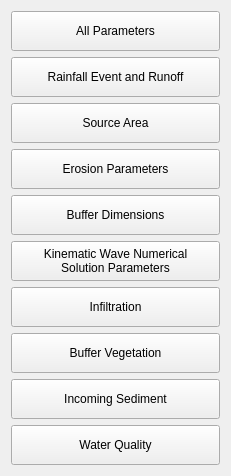
                    <widget class="QWidget" name="scrollAreaWidgetContents_14">
                     <property name="geometry">
                      <rect>
                       <x>0</x>
                       <y>0</y>
                       <width>231</width>
                       <height>474</height>
                      </rect>
                     </property>
                     <layout class="QGridLayout" name="gridLayout_82">
                      <item row="1" column="0">
                       <layout class="QVBoxLayout" name="verticalLayout_20">
                        <property name="spacing">
                         <number>6</number>
                        </property>
                        <item>
                         <widget class="QPushButton" name="all_parameters_2">
                          <property name="minimumSize">
                           <size>
                            <width>0</width>
                            <height>40</height>
                           </size>
                          </property>
                          <property name="text">
                           <string>All Parameters</string>
                          </property>
                         </widget>
                        </item>
                        <item>
                         <widget class="QPushButton" name="rainfall_event_2">
                          <property name="minimumSize">
                           <size>
                            <width>0</width>
                            <height>40</height>
                           </size>
                          </property>
                          <property name="text">
                           <string>Rainfall Event and Runoff</string>
                          </property>
                         </widget>
                        </item>
                        <item>
                         <widget class="QPushButton" name="source_area_2">
                          <property name="minimumSize">
                           <size>
                            <width>0</width>
                            <height>40</height>
                           </size>
                          </property>
                          <property name="text">
                           <string>Source Area</string>
                          </property>
                         </widget>
                        </item>
                        <item>
                         <widget class="QPushButton" name="erosion_parameters_2">
                          <property name="minimumSize">
                           <size>
                            <width>0</width>
                            <height>40</height>
                           </size>
                          </property>
                          <property name="text">
                           <string>Erosion Parameters</string>
                          </property>
                         </widget>
                        </item>
                        <item>
                         <widget class="QPushButton" name="buffer_dimensions_2">
                          <property name="minimumSize">
                           <size>
                            <width>0</width>
                            <height>40</height>
                           </size>
                          </property>
                          <property name="text">
                           <string>Buffer Dimensions</string>
                          </property>
                         </widget>
                        </item>
                        <item>
                         <widget class="QPushButton" name="kinematic_wave_2">
                          <property name="minimumSize">
                           <size>
                            <width>0</width>
                            <height>40</height>
                           </size>
                          </property>
                          <property name="text">
                           <string>Kinematic Wave Numerical 
Solution Parameters</string>
                          </property>
                         </widget>
                        </item>
                        <item>
                         <widget class="QPushButton" name="infiltration_2">
                          <property name="minimumSize">
                           <size>
                            <width>0</width>
                            <height>40</height>
                           </size>
                          </property>
                          <property name="text">
                           <string>Infiltration</string>
                          </property>
                         </widget>
                        </item>
                        <item>
                         <widget class="QPushButton" name="buffer_vegetation_2">
                          <property name="minimumSize">
                           <size>
                            <width>0</width>
                            <height>40</height>
                           </size>
                          </property>
                          <property name="text">
                           <string>Buffer Vegetation</string>
                          </property>
                         </widget>
                        </item>
                        <item>
                         <widget class="QPushButton" name="incoming_sediment_2">
                          <property name="minimumSize">
                           <size>
                            <width>0</width>
                            <height>40</height>
                           </size>
                          </property>
                          <property name="text">
                           <string>Incoming Sediment</string>
                          </property>
                         </widget>
                        </item>
                        <item>
                         <widget class="QPushButton" name="water_quality_button_2">
                          <property name="minimumSize">
                           <size>
                            <width>0</width>
                            <height>40</height>
                           </size>
                          </property>
                          <property name="text">
                           <string>Water Quality</string>
                          </property>
                         </widget>
                        </item>
                       </layout>
                      </item>
                     </layout>
                    </widget>
